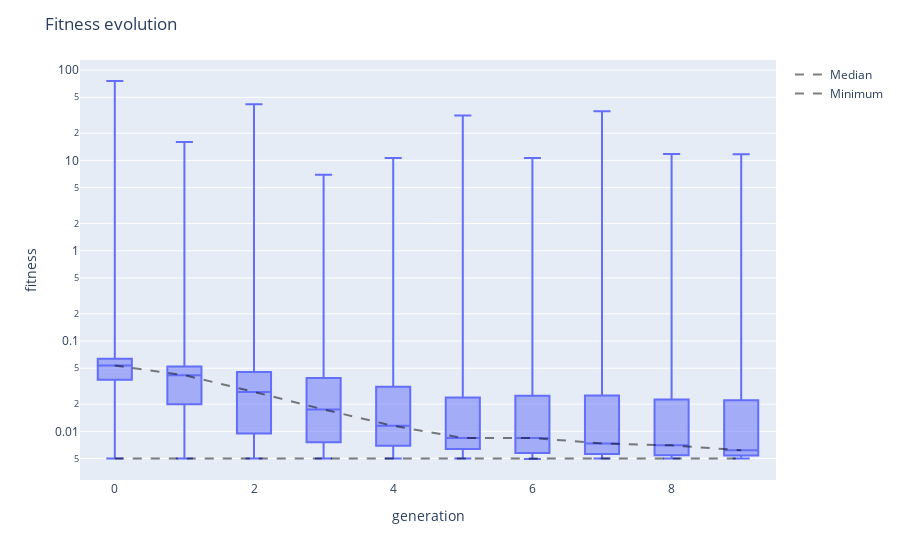

Source (notebook cell):
### Code cell
viewer.fitness_evolution()

### Figure 1 — Plotly figure (JSON) as saved in the notebook; plotly's stock layout.template omitted (floating-point values rounded to 4 significant figures; data arrays with more than 128 entries replaced by an {"elided": "..."} marker saying what was removed)
{"data": [{"alignmentgroup": "True", "boxpoints": false, "hovertemplate": "generation=%{x}<br>fitness=%{y}<extra></extra>", "legendgroup": "", "marker": {"color": "#636efa"}, "name": "", "notched": false, "offsetgroup": "", "orientation": "v", "showlegend": false, "type": "box", "x": {"elided": "5000 int values"}, "x0": " ", "xaxis": "x", "y": {"elided": "5000 float values"}, "y0": " ", "yaxis": "y"}, {"line": {"color": "rgba(0,0,0,0.5)", "dash": "dash", "width": 2}, "mode": "lines", "name": "Median", "type": "scatter", "x": [0, 1, 2, 3, 4, 5, 6, 7, 8, 9], "y": [0.05349, 0.04182, 0.02732, 0.01745, 0.0115, 0.008438, 0.008425, 0.007347, 0.00699, 0.006156]}, {"line": {"color": "rgba(0,0,0,0.5)", "dash": "dash", "width": 2}, "mode": "lines", "name": "Minimum", "type": "scatter", "x": [0, 1, 2, 3, 4, 5, 6, 7, 8, 9], "y": [0.004993, 0.004993, 0.004993, 0.004993, 0.004993, 0.004993, 0.004934, 0.004993, 0.004986, 0.004987]}], "layout": {"boxmode": "group", "legend": {"tracegroupgap": 0}, "margin": {"t": 60}, "title": {"text": "Fitness evolution"}, "xaxis": {"anchor": "y", "domain": [0, 1], "title": {"text": "generation"}}, "yaxis": {"anchor": "x", "domain": [0, 1], "title": {"text": "fitness"}, "type": "log"}}}
